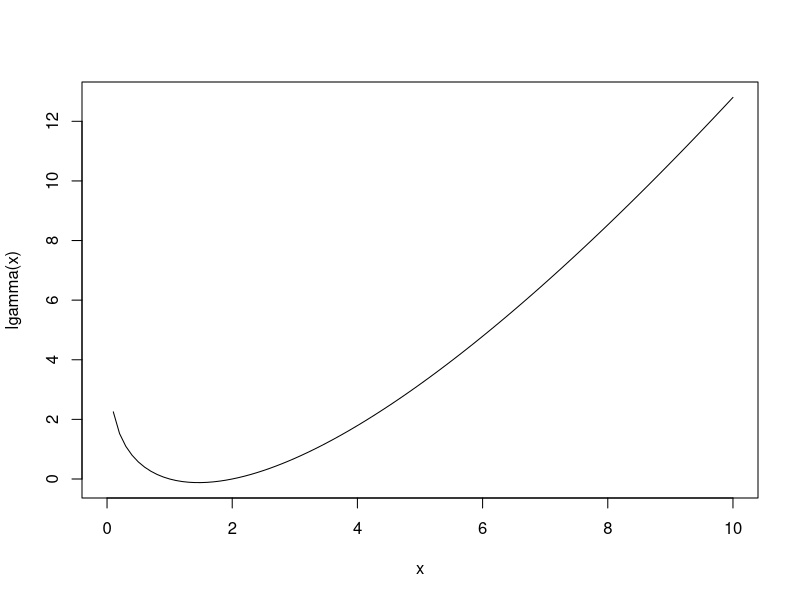
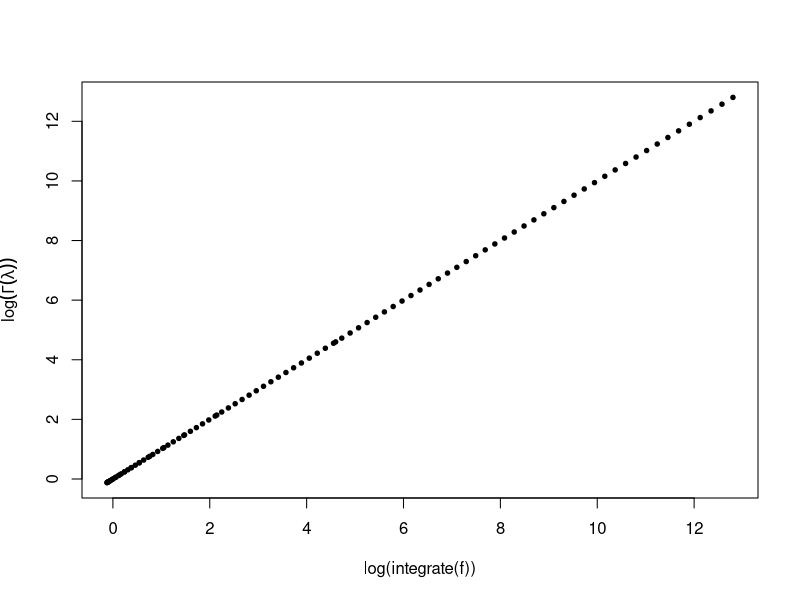
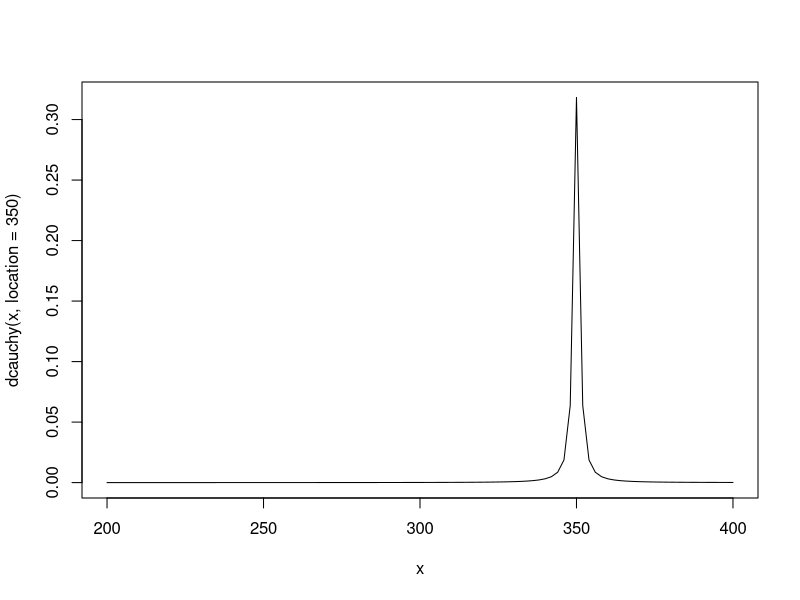
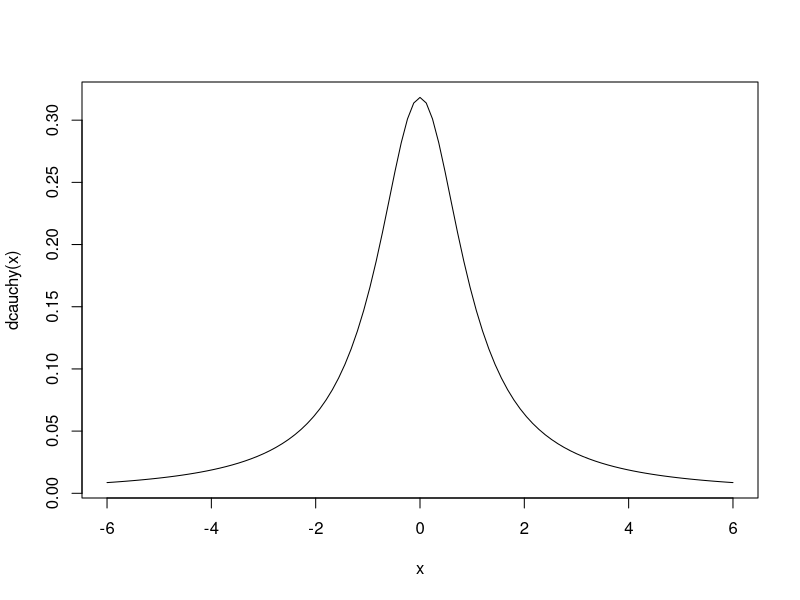
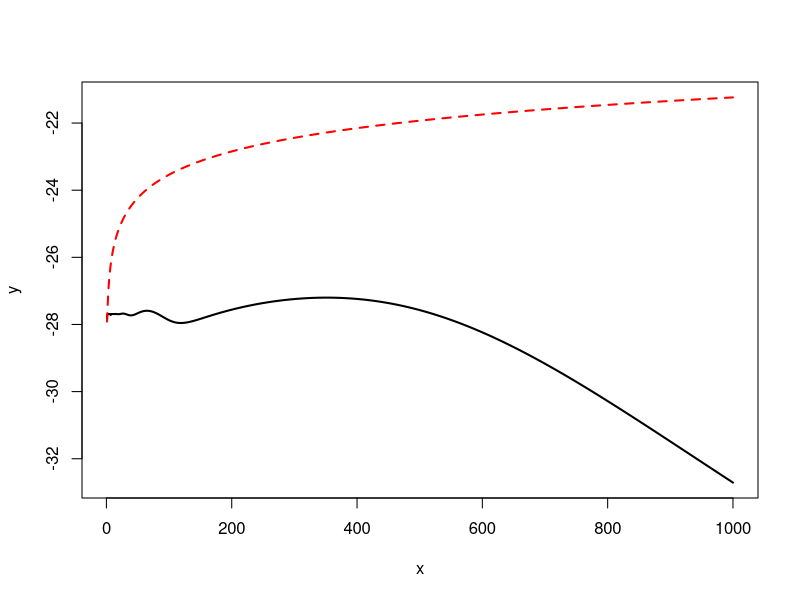
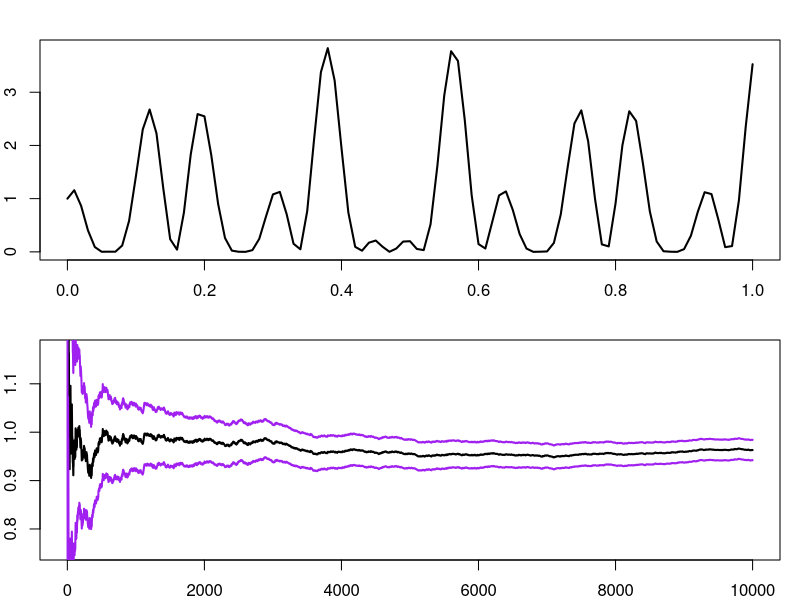
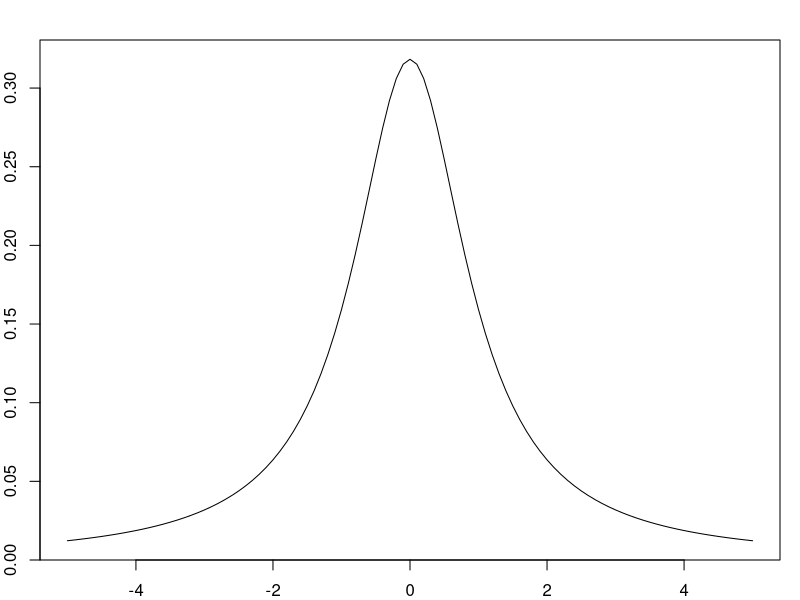
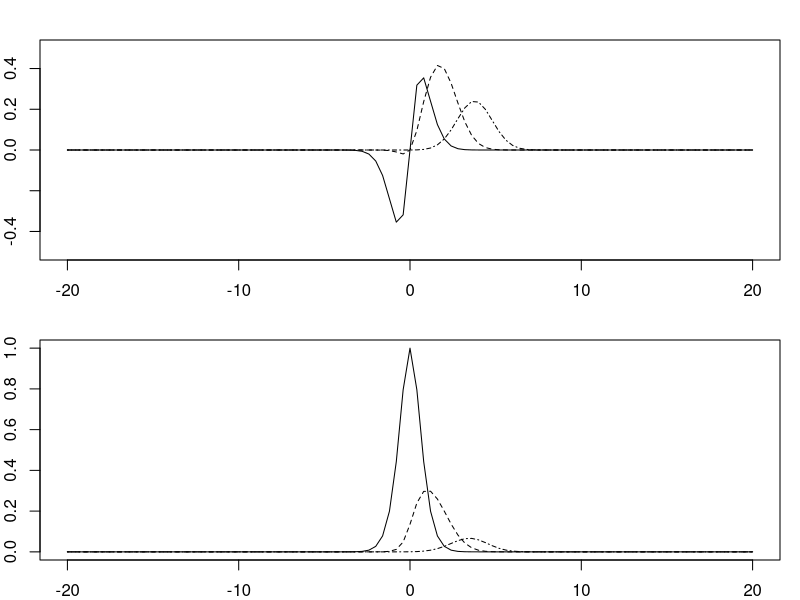

Generate these figures, in order, with R: (Note: this script raises an error after producing the figures.)
#Use of the integrate function
ch <- function(la){
  integrate(function(x){x^(la-1)*exp(-x)},0,Inf)$val
}

curve(lgamma(x), from=0, to=10)
plot(lgamma(seq(0.01,10,le=100)),
     log(apply(as.matrix(seq(0.01,10,le=100)),1,ch)),
     xlab="log(integrate(f))",
     ylab=expression(log(Gamma(lambda))),pch=19,cex=.6)

## Ex. 3.2
#Comparison between integrate and area functions
cac <- rcauchy(10)+350
lik <- function(the){
  u <- dcauchy(cac[1]-the)
  for (i in 2:10) u <- u * dcauchy(cac[i]-the)
  return(u)
}
curve(dcauchy(x,location=350),from = 200, to=400)
integrate(lik,-Inf,Inf)
integrate(lik,200,400)

library(MASS)

cac <- rcauchy(10)
curve(dcauchy(x),from = -6, to=6)
nin <- function(a) integrate(lik,-a,a)$val
nan <- function(a) area(lik,-a,a)
x <- seq(1,10^3,le=10^4)
y <- log(apply(as.matrix(x),1,nin))
z <- log(apply(as.matrix(x),1,nan))
plot(x,y,type="l",ylim=range(cbind(y,z)),lwd=2)
lines(x,z,lty=2,col="red",lwd=2)

#Example 3.3
h <- function(x){
  (cos(50*x)+sin(20*x))^2
}
par(mar=c(2,2,2,1),mfrow=c(2,1))
curve(h,xlab="Function",ylab="",lwd=2)
integrate(h,0,1)

x <- h(runif(10^4))
estint <- cumsum(x)/(1:10^4)
### st. error of h_bar
esterr <- sqrt(cumsum((x-estint)^2))/(1:10^4)
plot(estint,xlab="Mean and error range",type="l",lwd=2, ylim=mean(x)+20*c(-esterr[10^4],esterr[10^4]),ylab="")
## calling for the CLT
lines(estint+2*esterr,col="purple",lwd=2)
lines(estint-2*esterr,col="purple",lwd=2)
par(mfrow=c(1,1))


#Exercise 3.1
curve(dcauchy(x),from=-5, to=5)

# Point a.
num <- function(x,the){(the/(1+the^2))*exp(-(x-the)^2/2)}
den <- function(x,the){(1/(1+the^2))*exp(-(x-the)^2/2)}

num0 <- function(the) num(0,the)
num2 <- function(the) num(2,the)
num4 <- function(the) num(4,the)
den0 <- function(the) den(0,the)
den2 <- function(the) den(2,the)
den4 <- function(the) den(4,the)

par(mfrow=c(2,1))
curve(num0,-20,20,ylim=c(-0.5,0.5))
curve(num2,-20,20,lty=2,add=T)
curve(num4,-20,20,lty=4,add=T)

curve(den0,-20,20)
curve(den2,-20,20,lty=2,add=T)
curve(den4,-20,20,lty=4,add=T)

integrate(num4,-Inf,Inf)

hnum <- function(the) the*exp(-(4-the)^2/2)
x1 <- hnum(rcauchy(10^4))
int_num <- mean(x1)*pi
err_num <- sqrt(sum((x1-int_num)^2))/(10^4)
c(int_num-2*err_num,int_num+2*err_num)

hden <- function(the) exp(-(4-the)^2/2)
x2 <- hden(rcauchy(10^4))
int_den <- mean(x2)*pi
err_den <- sqrt(sum((x2-int_den)^2))/(10^4)
c(int_den-2*err_den,int_den+2*err_den)
integrate(den4,-Inf,Inf)



#Point B
est_num <- cumsum(x1)/(1:10^4)
esterr <- sqrt(cumsum((x1-est_num)^2))/(1:10^4)
plot(est_num,xlab="Mean and error range",type="l",lwd=2, ylim=mean(x1)+20*c(-esterr[10^4],esterr[10^4]),ylab="")
lines(est_num+2*esterr,col="purple",lwd=2)
lines(est_num-2*esterr,col="purple",lwd=2)


est_den <- cumsum(x2)/(1:10^4)
esterr <- sqrt(cumsum((x2-est_den)^2))/(1:10^4)
plot(est_den,xlab="Mean and error range",type="l",lwd=2, ylim=mean(x2)+20*c(-esterr[10^4],esterr[10^4]),ylab="")
lines(est_den+2*esterr,col="purple",lwd=2)
lines(est_den-2*esterr,col="purple",lwd=2)

#POINT C
x <- 4

hnum1 <- function(the) the/(1+the^2)
x11 <- hnum1(rnorm(10^4,mean=x))
int_num1 <- mean(x11)*sqrt(2*pi)
err_num1 <- sqrt(sum((x11-int_num1)^2))/(10^4)
c(int_num1-2*err_num1,int_num1+2*err_num1)
integrate(num4,-Inf,Inf)

hden1 <- function(the) 1/(1+the^2)
x21 <- hden1(rnorm(10^4,mean=x))
int_den1 <- mean(x21)*sqrt(2*pi)
err_den1 <- sqrt(sum((x21-int_den1)^2))/(10^4)
c(int_den1-2*err_den1,int_den1+2*err_den1)
integrate(den4,-Inf,Inf)



#Example 3.4
### WARNING: it takes some time to run this code
x <- rnorm(10^8)
bound <- qnorm(c(0.5,0.75,0.8,0.9,0.95,0.99,0.999,0.9999))
res <- matrix(0,ncol=8,nrow=7)
for (i in 2:8) for (j in 1:8) res[i-1,j] <- mean(x[1:10^i]<bound[j])
tab.res <- matrix(as.numeric(format(res,digi=4)),ncol=8)
colnames(tab.res) <- as.character(paste("(P<=t)=",c(0.5,0.75,0.8,0.9,0.95,0.99,0.999,0.9999),sep=""))
rownames(tab.res) <- as.character(paste("10^",seq(2:8),"  ",sep=""))
tab.res

#Example 3.5
Nsim <- 10^4 
y <- rexp(Nsim)+4.5
weit <- dnorm(y)/dexp(y-4.5)
plot(cumsum(weit)/(1:Nsim),type="l")
abline(a=pnorm(-4.5),b=0,col="red")



#Exercise 3.4

h<-function(x) exp(-(x-3)^2/3)+exp(-(x-6)^2/2)
curve(h,-5,10,col="red")
f2<-function(x) h(x)*dnorm(x)
curve(f2,-5,5)
integrate(f2,-Inf,Inf)

#point a.
# It's a mathematical analysis exercise: useful but lengthy.
# Insights of the results: search for "Product of two normal DENSITIES"


#point b.
Nsim <- 10^3
x=rnorm(Nsim)
hn <- mean(h(x))
err <- mean((h(x)-hn)^2)/Nsim

#point c.
Nsim <- 10^3
x <- runif(Nsim,min=-8,max=-1)
weit <- dnorm(x)/dunif(x,-8,-1)
hnIS <- mean(h(x)*weit)
errIS <- mean((h(x)*weit-hnIS)^2)/Nsim

hn
hnIS
err
errIS



#Example 3.8
x <- rnorm(10^6)
wein <- dcauchy(x)/dnorm(x)
boxplot(wein/sum(wein))
plot(cumsum(wein*(x>2)*(x<6))/cumsum(wein),type="l")
abline(h=pcauchy(6)-pcauchy(2),col="purple")


#Example from the Notes (pp.51)
int1<-function(n){
  x=rnorm(n)
  fn=rep(0,n)
  fn[x>0]=exp(-x[x>0]^3)/dnorm(x[x>0])
  fn
}

int2<-function(n){
  x=rexp(n)
  fn=rep(0,n)
  fn=exp(-x^3)/dexp(x)
  fn
}

integrate(function(x) exp(-x^3),0,Inf)
Nsim=10^4
i1=int1(Nsim)
i2=int2(Nsim)
mean(i1)
v1=(mean(i1^2)-mean(i1)^2)/Nsim

mean(i2)
v2=(mean(i2^2)-mean(i2)^2)/Nsim


est1=cumsum(i1)/(1:Nsim)
est2=cumsum(i2)/(1:Nsim)
sd1=sqrt((cumsum(i1^2)/(1:Nsim)-est1^2)/(1:Nsim))
sd2=sqrt((cumsum(i2^2)/(1:Nsim)-est2^2)/(1:Nsim))
u1=est1+2*sd1
l1=est1-2*sd1
u2=est2+2*sd2
l2=est2-2*sd2

plot(1:Nsim,est1,type="l")
lines(1:Nsim,l1)
lines(1:Nsim,u1)
lines(1:Nsim,est2,col=2)
lines(1:Nsim,l2,col=2)
lines(1:Nsim,u2,col=2)



### Homework assignments: Monte Carlo integration
## Ex 3.13 - revised
## Same text as in the book, but the questions are:
# A) simulate values from f(x) with the three different candidates
# and estimate the probability of acceptance. Use this probability
# to compute the normalizing constant.
# B) given the support of f(x), provide a better candidate function
# C) use Importance Sampling to approximate E_f(X) using the 
# the previous distribution (at point B)
### A
fx <- function(x){
  value <- rep(0, length(x))
  value[x>0] <- exp(-x[x>0]^2*sqrt(x[x>0]))*sin(x[x>0])^2
  value
}

g1 <- function(x) 0.5*exp(-abs(x))
g2 <- function(x) dcauchy(x, scale=2)
g3 <- function(x) dnorm(x)

m1 <- optimize(function(x) fx(x)/g1(x),
               interval=c(0,10), maximum=T)$objective
m2 <- optimize(function(x) fx(x)/g2(x),
               interval=c(0,10), maximum=T)$objective
m3 <- optimize(function(x) fx(x)/g3(x),
               interval=c(0,10), maximum=T)$objective

res1 <- function(n, m1){
  y <- p <- NULL
  while(length(y)<n){
    x <- rexp(n)*(-1)^rbinom(n,1,1/2)
    keep <- (m1*g1(x)*runif(n))<fx(x)
    y <- c(y,x[keep])
    p <- c(p, keep)
  }
  list(y=y[1:n],p=mean(p))
}
res2 <- function(n, m2){
  y <- p <- NULL
  while(length(y)<n){
    x <- rcauchy(n,scale=2)
    keep <- (m2*g2(x)*runif(n))<fx(x)
    y <- c(y,x[keep])
    p <- c(p, keep)
  }
  list(y=y[1:n],p=mean(p))
}
res3 <- function(n, m3){
  y <- p <- NULL
  while(length(y)<n){
    x <- rnorm(n)
    keep <- (m3*g3(x)*runif(n))<fx(x)
    y <- c(y,x[keep])
    p <- c(p, keep)
  }
  list(y=y[1:n],p=mean(p))
}
## Generate values
x1 <- res1(10^4,m1)
x2 <- res1(10^4,m2)
x3 <- res1(10^4,m3)
## Empirical probs. of accept.
x1$p
x2$p
x3$p
## Normalizing constants
k1 <- (m1*x1$p)^(-1)
k2 <- (m2*x2$p)^(-1)
k3 <- (m3*x3$p)^(-1)

hist(x1$y, freq=F)
curve(fx,from=0,to=10, add=T, col="red")
curve(k1*fx(x),from=0,to=10, add=T, col="blue")

hist(x2$y, freq=F)
curve(fx,from=0,to=10, add=T, col="red")
curve(k2*fx(x),from=0,to=10, add=T, col="blue")

hist(x3$y, freq=F)
curve(fx,from=0,to=10, add=T, col="red")
curve(k3*fx(x),from=0,to=10, add=T, col="blue")

### B
# Maybe use an exponential with parameter lambda=1

res4 <- function(n){
  m4 <- optimize(function(x) fx(x)/dexp(x),
                 interval=c(0,10), maximum = T)$objective
  y <- p <- NULL
  while(length(y)<n){
    x <- rexp(n)
    keep <- (m4*dexp(x)*runif(n))<fx(x)
    y <- c(y,x[keep])
    p <- c(p,keep)
  }
  list(y = y[1:n], p=mean(p), m4=m4)
}

x4 <- res4(10^4)
x4$p
k4 <- (x4$m4*x4$p)^(-1)
hist(x4$y, freq=F)
curve(fx,from=0,to=10, add=T, col="red")
curve(k4*fx(x),from=0,to=10, add=T, col="blue")

### C
x <- rexp(10^5)
w <- fx(x)/dexp(x)
sum(x*w)/sum(w)

# or
w1 <- w/mean(w)
mean(x*w1)


#### Ex. 3.18 revised
## Same text as in the book but the questions are:
# A) use a function to generate from a Gumbel using the Inverse Transform method
# B) use a Monte Carlo method to compute E(exp{X})
# C) use Importance Sampling, with instrumental a standard Normal,
# to compute E(exp{X})
## a

rgumb <- function(n){
  log(-log(runif(n)))
  ## or log(rexp(n))
}

## b
x <- rgumb(10^4)
m <- mean(exp(x))
v <- (mean(exp(2*x) - m^2))/10^4
cbind(Mean=m,Var=v)

## c
x1 <- rnorm(10^4)
w <- exp(x1-exp(x1))/dnorm(x1)
m1 <- mean(exp(x1)*w)
v1 <- (mean(exp(2*x1)*(w^2))-m1^2)/(10^4)
cbind(Mean=m1,Var=v1)
